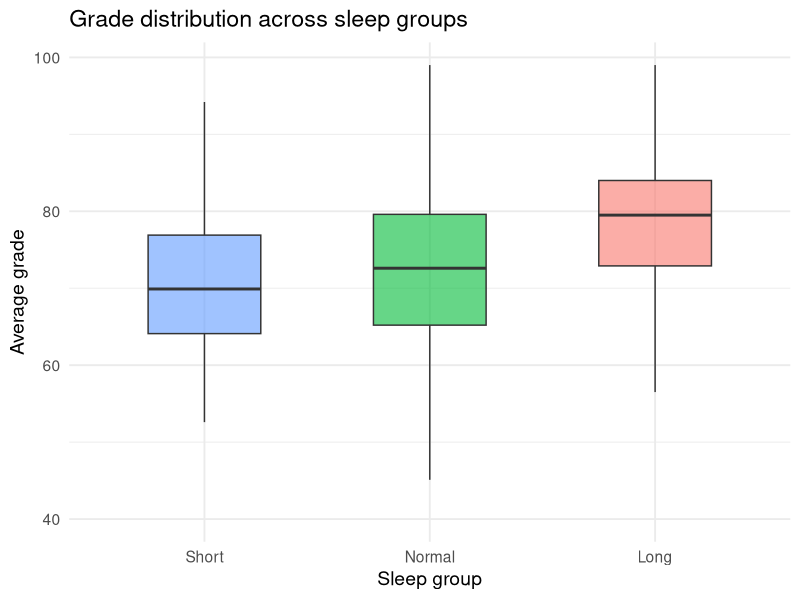
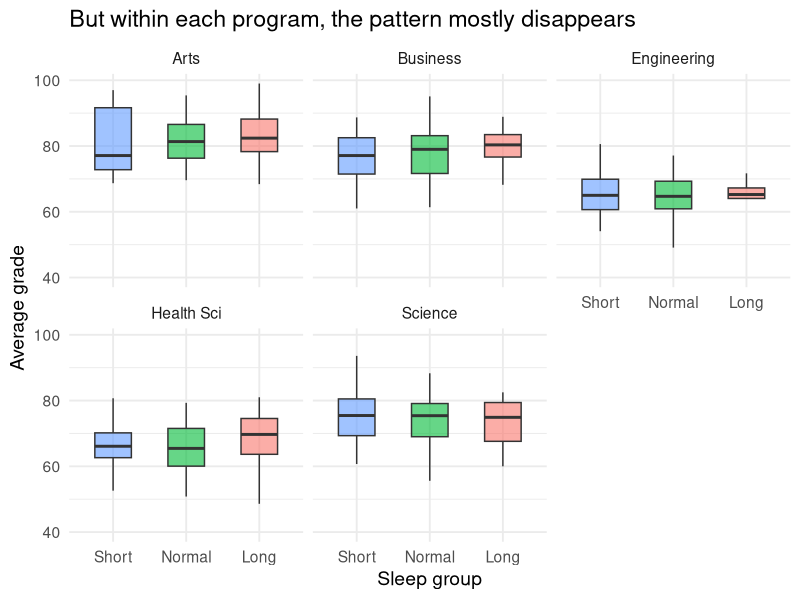

Write the R code that produced these figures, in order.
## ---- chunk 1
#| context: setup
library(dplyr)
library(tibble)
library(ggplot2)
library(readr)

survey <- read_csv("data/sleep_survey_v2.csv", show_col_types = FALSE)
## ---- chunk 2
#| context: output
#| autorun: true
survey |>
  mutate(
    sleep_group = case_when(
      sleep_hours < 6    ~ "Short",
      sleep_hours <= 7.5 ~ "Normal",
      sleep_hours > 7.5  ~ "Long"
    )
  ) |>
  filter(!is.na(sleep_group), !is.na(avg_grade)) |>
  ggplot(aes(x = sleep_group, y = avg_grade, fill = sleep_group)) +
  geom_boxplot(alpha = 0.6, show.legend = FALSE, width = 0.5, outlier.shape = NA) +
  scale_x_discrete(limits = c("Short", "Normal", "Long")) +
  labs(
    title = "Grade distribution across sleep groups",
    x = "Sleep group", y = "Average grade"
  ) +
  theme_minimal(base_size = 14)
## ---- chunk 3
survey |>
  mutate(
    sleep_group = case_when(
      sleep_hours < 6    ~ "Short",
      sleep_hours <= 7.5 ~ "Normal",
      sleep_hours > 7.5  ~ "Long"
    )
  ) |>
  filter(!is.na(sleep_group), !is.na(avg_grade), !is.na(program)) |>
  ggplot(aes(x = sleep_group, y = avg_grade, fill = sleep_group)) +
  geom_boxplot(alpha = 0.6, show.legend = FALSE, width = 0.5, outlier.shape = NA) +
  facet_wrap(~ program) +
  scale_x_discrete(limits = c("Short", "Normal", "Long")) +
  labs(
    title = "But within each program, the pattern mostly disappears",
    x = "Sleep group", y = "Average grade"
  ) +
  theme_minimal(base_size = 14)
